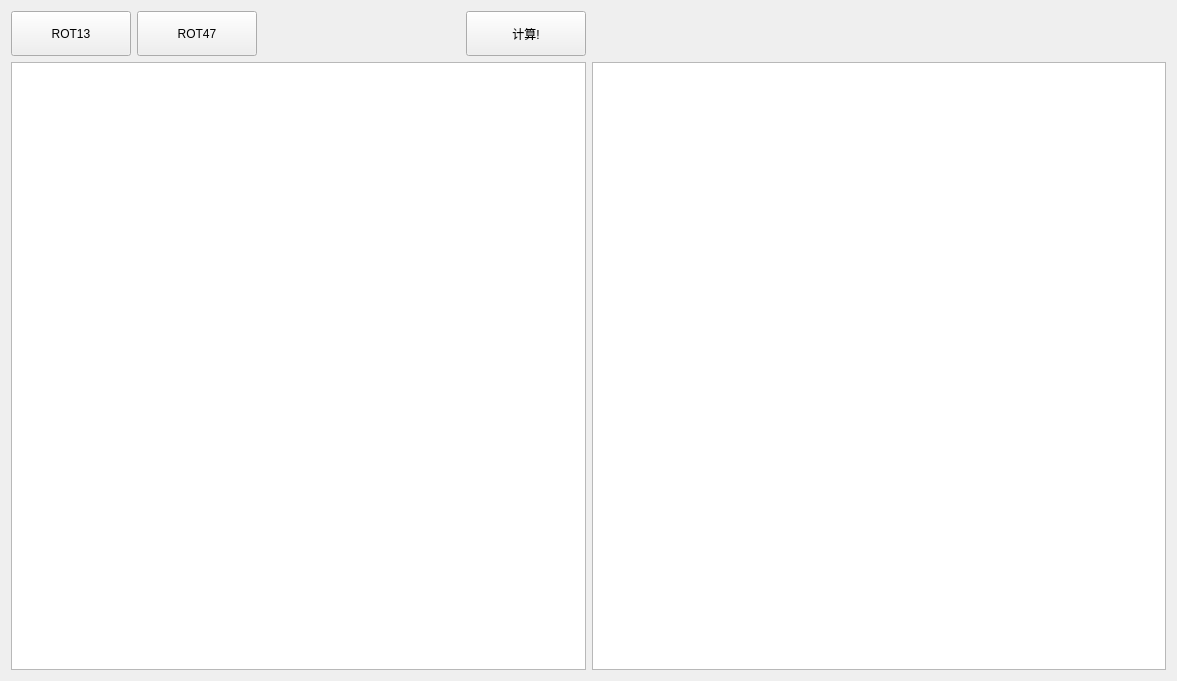
<?xml version="1.0" encoding="UTF-8"?>
<ui version="4.0">
    <class>Form</class>
    <widget class="QWidget" name="Form">
        <property name="geometry">
            <rect>
                <x>0</x>
                <y>0</y>
                <width>1177</width>
                <height>681</height>
            </rect>
        </property>
        <property name="windowTitle">
            <string>Form</string>
        </property>
        <layout class="QGridLayout" name="gridLayout">
            <item row="0" column="0">
                <layout class="QHBoxLayout" name="horizontalLayout">
                    <item>
                        <widget class="QPushButton" name="ROT13Button">
                            <property name="minimumSize">
                                <size>
                                    <width>120</width>
                                    <height>45</height>
                                </size>
                            </property>
                            <property name="maximumSize">
                                <size>
                                    <width>120</width>
                                    <height>45</height>
                                </size>
                            </property>
                            <property name="text">
                                <string>ROT13</string>
                            </property>
                        </widget>
                    </item>
                    <item>
                        <widget class="QPushButton" name="ROT47Button">
                            <property name="minimumSize">
                                <size>
                                    <width>120</width>
                                    <height>45</height>
                                </size>
                            </property>
                            <property name="maximumSize">
                                <size>
                                    <width>120</width>
                                    <height>45</height>
                                </size>
                            </property>
                            <property name="text">
                                <string>ROT47</string>
                            </property>
                        </widget>
                    </item>
                    <item>
                        <spacer name="horizontalSpacer">
                            <property name="orientation">
                                <enum>Qt::Horizontal</enum>
                            </property>
                            <property name="sizeHint" stdset="0">
                                <size>
                                    <width>40</width>
                                    <height>20</height>
                                </size>
                            </property>
                        </spacer>
                    </item>
                    <item>
                        <widget class="QPushButton" name="ROTEncodeButton">
                            <property name="minimumSize">
                                <size>
                                    <width>120</width>
                                    <height>45</height>
                                </size>
                            </property>
                            <property name="maximumSize">
                                <size>
                                    <width>120</width>
                                    <height>45</height>
                                </size>
                            </property>
                            <property name="text">
                                <string>计算!</string>
                            </property>
                        </widget>
                    </item>
                </layout>
            </item>
            <item row="1" column="0">
                <widget class="QTextEdit" name="ROTTextBox"/>
            </item>
            <item row="1" column="1">
                <widget class="QTextEdit" name="ROTCipherBox"/>
            </item>
        </layout>
    </widget>
    <resources/>
    <connections/>
</ui>
